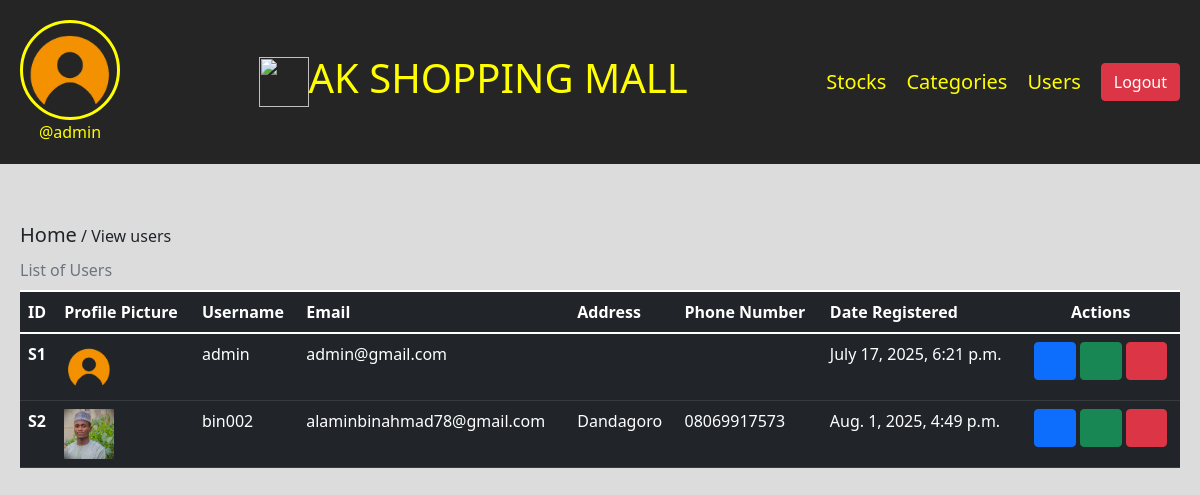
Before: /view-user (signed in) with the older database file.
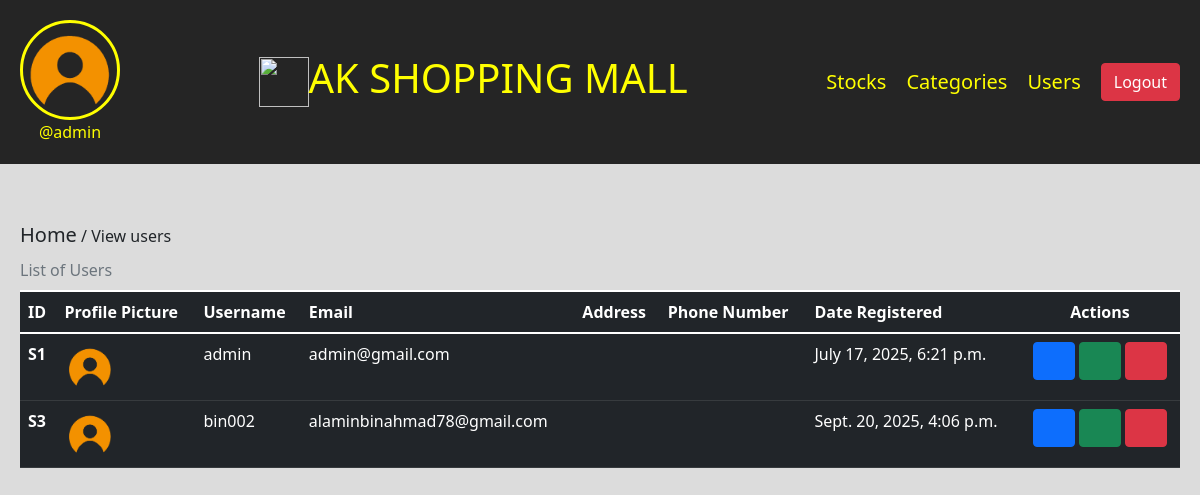
After: the same page with the newer database file.
### ims/models.py (models this page shows, shortened)
class Profile(models.Model):
    user = models.ForeignKey(User, on_delete=models.CASCADE)
    id_user = models.IntegerField()
    profileimg = models.ImageField(upload_to='profileImg', default='user.png')
    full_name = models.CharField(max_length=100, blank=True)
    user_address = models.TextField(max_length=100, blank=True)
    user_phone = models.CharField(max_length=100, blank=True)

### ims/views.py (the view)
# urls.py: path('view-user', views.view_user, name='view-user'),
@login_required(login_url='login')
def view_user(request):
    profile = Profile.objects.all()
    user = Profile.objects.get(user=request.user)
    return render(request, 'view-user.html', {'profile':profile, 'user':user})

### templates/view-user.html (shortened to what this page needs)
{% load static %}
<!DOCTYPE html>
<html lang="en">
<head>
    <link rel="stylesheet" href="../static/bootstrap/css/bootstrap.min.css">
    <link rel="stylesheet" href="../static/lineawesome/css/line-awesome.min.css">
</head>
<body>
    <div class="nav">
        <div class="header-section">
            <div class="img">
                <img src="{{user.profileimg.url}}" alt="" height="100" width="100" type="button" data-bs-toggle="offcanvas" data-bs-target="#offcanvasScrolling" aria-controls="offcanvasScrolling">
                <br>
                <span>@{{user.user.username}}</span>
            </div>
            <div class="title">
                <img src="{% static 'img/ak-logo.jpg' %}" height="50" width="50">
                <h2>AK SHOPPING MALL</h2>
            </div>
            <div class="tabs">
                <a href="/view-stock">Stocks</a>
                <a href="/view-category">Categories</a>
                <a href="/view-user">Users</a>
                <a href="/logout" class="btn btn-danger">Logout</a>
            </div>
        </div>
    </div>
    <div class="body-section">
        <span><a href="/" class="text-dark">Home</a> / View users</span>
        <table class="table caption-top table-dark">
            <caption>List of Users</caption>
            <thead>
              <tr>
                <th scope="col">ID</th>
                <th scope="col">Profile Picture</th>
                <th scope="col">Username</th>
                <th scope="col">Email</th>
                <th scope="col">Address</th>
                <th scope="col">Phone Number</th>
                <th scope="col">Date Registered</th>
                <th scope="col" class="text-center">Actions</th>
              </tr>
            </thead>
            <tbody>
            {% for p in profile %}
              <tr>
                <th scope="row">S{{p.id_user}}</th>
                <td>
                    <img src="{{p.profileimg.url}}" alt="" height="50" width="50">
                </td>
                <td>{{p.user}}</td>
                <td>{{p.user.email}}</td>
                <td>{{p.user_address}}</td>
                <td>{{p.user_phone}}</td>
                <td>{{p.user.date_joined}}</td>
                <td class="text-center">
                    <a href="edit-user/{{p.user.id}}" class="btn btn-primary"><i class="la la-edit"></i></a>
                    <a href="profile/{{p.id_user}}" class="btn btn-success"><i class="la la-user-circle"></i></a>
                    <a href="request-for-delete/{{p.user.id}}" class="btn btn-danger"><i class="la la-trash"></i></a>
                </td>
              </tr>
              {% endfor %}
            </tbody>
          </table>
    </div>
</body>
</html>

### templates/view-user.html (style rules this page uses)
.header-section { position: fixed; display: flex; justify-content: space-between; background-color: #252525; gap: 30px; padding: 20px; width: 100%; z-index: 1000; }
a { text-decoration: none; color: yellow; font-size: 20px; }
.tabs { display: flex; flex-direction: row; align-items: center; justify-content: center; gap: 20px; }
.title { display: flex; flex-direction: row; align-items: center; justify-content: center; }
.title h2 { font-size: 40px; color: yellow; }
.img span { color: yellow; }
.img img { border-radius: 50%; border: 3px solid yellow; }
.img { text-align: center; }
body { background-color: gainsboro; }
.body-section { padding: 20px; }
i { font-size: 50px; }
.body-section { margin-top: 200px; }
table .la { font-size: 20px; }

Changed rows visible on the page:
removed Profile: id_user "2", profileimg (picture), user "bin002", user.email "alaminbinahmad78@gmail.com", user_address "Dandagoro", user_phone "08069917573", user.date_joined "Aug. 1, 2025, 4:49 p.m."
added Profile: id_user "3", profileimg (placeholder picture), user "bin002", user.email "alaminbinahmad78@gmail.com", user.date_joined "Sept. 20, 2025, 4:06 p.m."
